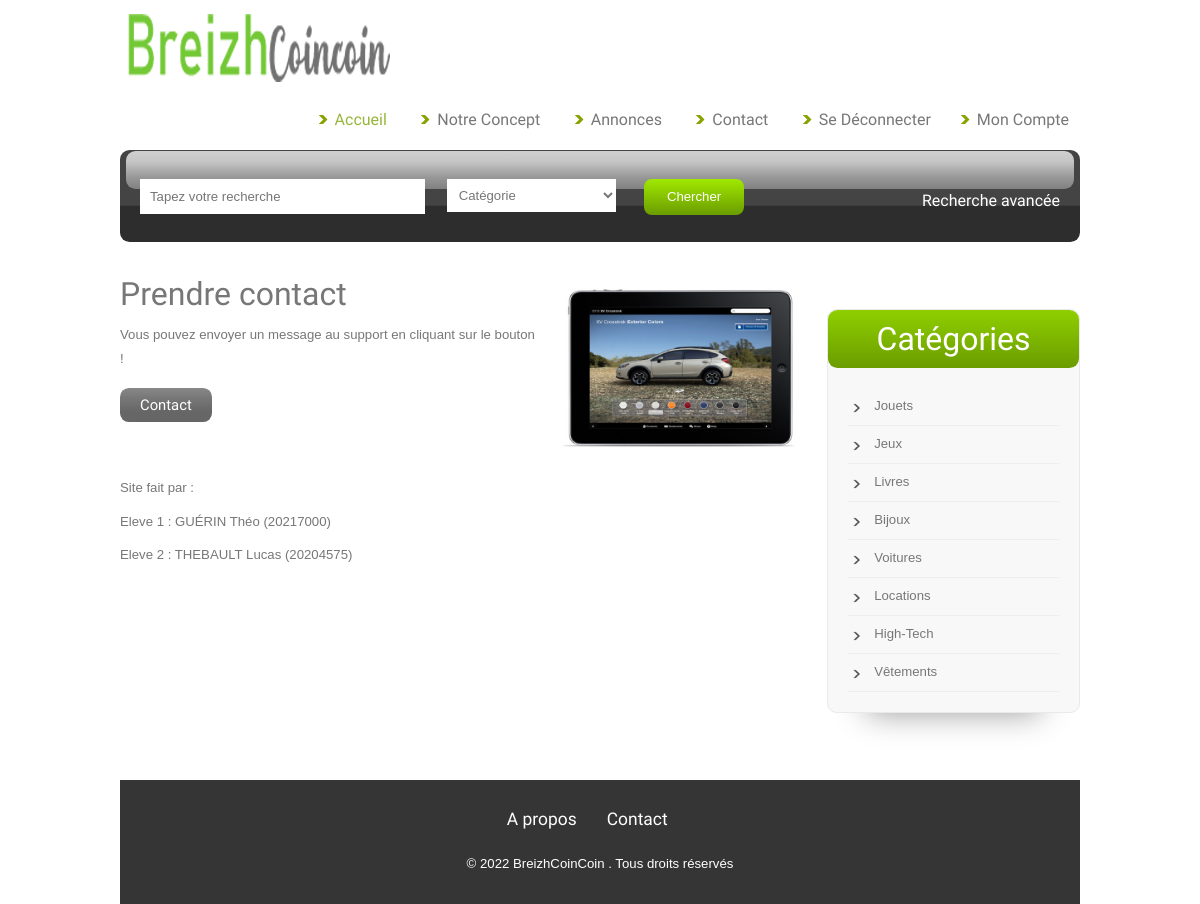
Page /apropos.php on the committed database.
### tables this page shows
CREATE TABLE `categorie` (
  `id` int(11) NOT NULL,
  `nom` varchar(20) NOT NULL
);

### inc/top.php (the view, shortened to what this page needs)
<!DOCTYPE HTML>
<html>
<head>
	<link href="css/style.css" rel="stylesheet" type="text/css" media="all" />
</head>
<body>
	<div class="wrap">
		<div class="header">
			<div class="logo">
				<a href="index.php"><img src="images/logo.png" alt=""> </a>
			</div>
			<div class="header-right">
				<div class="menu">
					<ul class="nav">
						<li class="active"><a href="index.php" title="Home">Accueil</a></li>
						<li><a href="apropos.php">Notre concept</a></li>
						<li><a href="categories.php">Annonces</a></li>
						<li><a href="contact.php">Contact</a></li>
						<?php
						if (isset($_SESSION['rang']) && $_SESSION['rang']!="0") {
							echo ("<li><a href='sinscrire.php'>S'enregistrer</a></li>");
							echo ("<li><a href='login.php'>Se connecter</a></li>");
						} else {
							echo ('<li><a href="deconnexion.php">Se déconnecter</a></li>');
							echo ('<li><a href="compte.php">Mon compte</a></li>');
						}
						?>
					</ul>
				</div>
			</div>
		</div>
		<div class="hdr-btm pad-w3l">
			<div class="hdr-btm-bg"></div>
			<div class="hdr-btm-left">
				<div class="search">
					<form method="POST" action="categories.php">
						<input type="text" placeholder="Tapez votre recherche" name="titre">
						<input type="submit" value="Chercher" class="pad-w3l-search">
				</div>
				<div class="drp-dwn">
					<select class="custom-select" id="select-1" name="categorie">
						<option selected="selected">Catégorie</option>
					</select>
				</div>
				<div class="txt-right">
					<h3><a href="rechercheav.php">Recherche avancée</a></h3>
				</div>
			</div>
		</div>

### inc/categories.php
<div class="main">
    <div class="sidebar">
        <div class="s-main">
            <div class="s_hdr">
                <h2>Catégories</h2>
            </div>
            <div class="text1-nav">
                <ul>
                    <?php
                    try{
                        $bdd = new PDO("mysql:host=localhost;dbname=cours", "root", "root");
                        $requete = $bdd->query("SELECT id,nom FROM categorie");
                        while ($resultat = $requete->fetch()) {
                            echo "<li><a href='categories.php?categorie=".$resultat['id']."'>" . $resultat['nom'] . "</a></li>";
                        }
                    }catch (PDOException $e){
                        echo 'Echec Connexion catégorie : ' .$e->getMessage();
                    }
                    ?>
                </ul>
            </div>
        </div>
    </div>

### rows in the picture
categorie: nom "Jouets"
categorie: nom "Jeux"
categorie: nom "Livres"
categorie: nom "Bijoux"
categorie: nom "Voitures"
categorie: nom "Locations"
categorie: nom "High-Tech"
categorie: nom "Vêtements"
